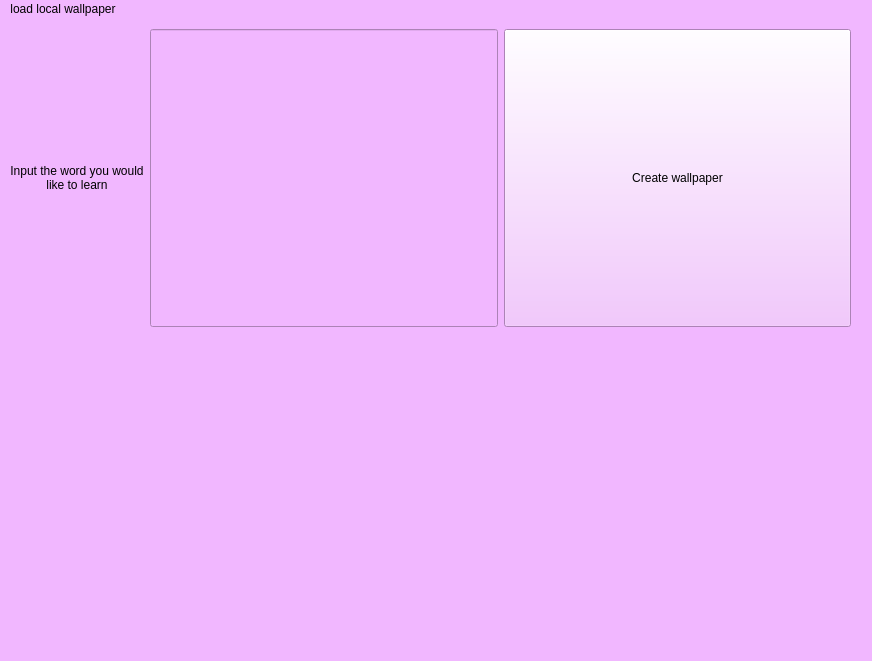
<?xml version="1.0" encoding="UTF-8"?>
<ui version="4.0">
 <class>MainWindow</class>
 <widget class="QMainWindow" name="MainWindow">
  <property name="geometry">
   <rect>
    <x>0</x>
    <y>0</y>
    <width>872</width>
    <height>661</height>
   </rect>
  </property>
  <property name="windowTitle">
   <string>MainWindow</string>
  </property>
  <property name="styleSheet">
   <string notr="true">font: 75 14pt &quot;Palatino Linotype&quot;;
background-color: rgb(241, 183, 255);</string>
  </property>
  <widget class="QWidget" name="centralwidget">
   <widget class="QWidget" name="gridLayoutWidget">
    <property name="geometry">
     <rect>
      <x>10</x>
      <y>10</y>
      <width>841</width>
      <height>601</height>
     </rect>
    </property>
    <layout class="QGridLayout" name="gridLayout_3">
     <item row="0" column="0" alignment="Qt::AlignVCenter">
      <widget class="QLabel" name="label_2">
       <property name="text">
        <string>Input the word you would like to learn</string>
       </property>
       <property name="alignment">
        <set>Qt::AlignCenter</set>
       </property>
       <property name="wordWrap">
        <bool>true</bool>
       </property>
       <property name="margin">
        <number>10</number>
       </property>
      </widget>
     </item>
     <item row="1" column="0" colspan="3">
      <widget class="QLabel" name="label">
       <property name="sizePolicy">
        <sizepolicy hsizetype="Expanding" vsizetype="Expanding">
         <horstretch>0</horstretch>
         <verstretch>0</verstretch>
        </sizepolicy>
       </property>
       <property name="text">
        <string/>
       </property>
       <property name="scaledContents">
        <bool>true</bool>
       </property>
       <property name="alignment">
        <set>Qt::AlignCenter</set>
       </property>
       <property name="wordWrap">
        <bool>true</bool>
       </property>
      </widget>
     </item>
     <item row="0" column="2">
      <widget class="QPushButton" name="pushButton">
       <property name="sizePolicy">
        <sizepolicy hsizetype="Expanding" vsizetype="Expanding">
         <horstretch>0</horstretch>
         <verstretch>0</verstretch>
        </sizepolicy>
       </property>
       <property name="text">
        <string>Create wallpaper</string>
       </property>
      </widget>
     </item>
     <item row="0" column="1">
      <widget class="QLineEdit" name="lineEdit">
       <property name="sizePolicy">
        <sizepolicy hsizetype="Expanding" vsizetype="Expanding">
         <horstretch>0</horstretch>
         <verstretch>0</verstretch>
        </sizepolicy>
       </property>
       <property name="alignment">
        <set>Qt::AlignCenter</set>
       </property>
      </widget>
     </item>
    </layout>
   </widget>
  </widget>
  <widget class="QMenuBar" name="menubar">
   <property name="geometry">
    <rect>
     <x>0</x>
     <y>0</y>
     <width>872</width>
     <height>37</height>
    </rect>
   </property>
   <widget class="QMenu" name="menuload_local_wallpaper">
    <property name="title">
     <string>load local wallpaper</string>
    </property>
   </widget>
   <addaction name="menuload_local_wallpaper"/>
  </widget>
 </widget>
 <resources/>
 <connections/>
</ui>
